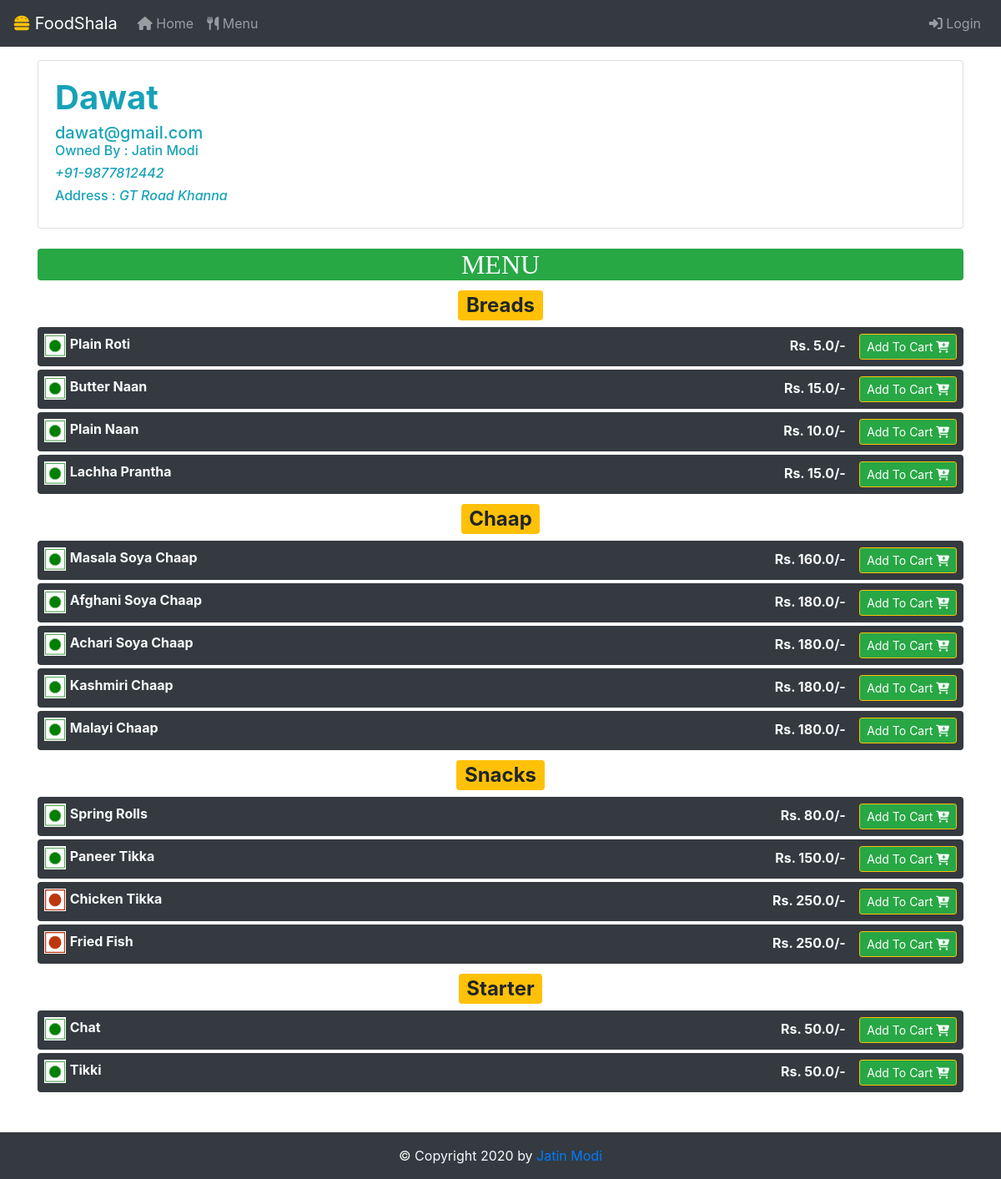
The page /restaurant/1 on the database its author committed.
### app.py (models this page shows)
class Restaurants(db.Model):
	__tablename__ = 'restaurants'
	id = db.Column(db.Integer,primary_key=True)
	name = db.Column(db.String)
	ownerFirstName = db.Column(db.String)
	ownerLastName = db.Column(db.String)
	email = db.Column(db.String)
	address = db.Column(db.String)
	password = db.Column(db.String)
	mobile = db.Column(db.String)

class Items(db.Model):
	__tablename__ = 'items'
	restaurantId = db.Column(db.Integer,ForeignKey('restaurants.id'))
	restaurantName = db.Column(db.String)
	id = db.Column(db.Integer,primary_key=True)
	dishtype = db.Column(db.String)
	name = db.Column(db.String)
	price = db.Column(db.Float)
	veg = db.Column(db.Boolean)

### app.py (the view)
@app.route("/restaurant/<id>")
def restaurantMenu(id):
	items = Items.query.filter_by(restaurantId=id).order_by(Items.dishtype).all()
	restaurant = Restaurants.query.filter_by(id=id).first()
	return render_template("restaurantMenu.html",user=checkSession(),items=items,restaurant=restaurant)

### app.py (called while the page is built)
def checkSession():
	if 'email' in session:
		return True
	return False

### templates/restaurantMenu.html (shortened to what this page needs)
{% include "header.html" %}
<div class="container mt-3" style="min-height: 100vh;position: relative;">
		<div class="card col-12 p-0 m-0">
  			<div class="card-body text-info">
    			<h1 class="card-title font-weight-bold text-capitalize">{{restaurant.name}}</h1>
    			<h5 class="card-subtitle">{{restaurant.email}}</h5>
    			<h6>Owned By : {{restaurant.ownerFirstName}} {{restaurant.ownerLastName}}</h6>
    			<h6><i>+91-{{restaurant.mobile}}</i></h6>
    			<h6>Address : <i>{{restaurant.address}}</i></h6>
  			</div>
	</div>
	<h2 class="text-center bg-success text-light mt-4 rounded" style="font-family: Times New Roman">MENU</h2>
	{% for x in items %}
		{% if loop.changed(x.dishtype) %}
			<h2 class=" text-center text-dark text-capitalize my-2"><span class="badge badge-warning"> {{x.dishtype}} </span></h2>
		{% endif %}
	<div class="rounded mt-1 d-flex justify-content-between p-2 bg-dark text-light">
		<div>
			{% if x.veg %}
				<img style="width:2.6ch;padding: 1px;background-color: white" src="{{ url_for('static',filename='images/vegg.png') }}">
			{% endif %}
			{% if not x.veg %}
				<img style="width:2.6ch;padding: 1px;background-color: white" src="{{ url_for('static',filename='images/nonVeg.png') }}">
			{% endif %}
			<span class="text-capitalize"><b>{{ x.name }}</b></span>
		</div>
		<div>
			<b>Rs. {{x.price}}/- </b>&ensp;
			<button title="Add to Cart" class="btn btn-sm border-warning btn-success" onclick="addToCartHandle({{ x.id }}, {{ x.restaurantId }})">Add To Cart <i class="fas fa-cart-plus"></i></button>
		</div>
	</div>
	{% endfor %}
</div>
{% include "footer.html" %}

### rows shown on the page
Restaurants: name "Dawat", email "dawat@gmail.com", ownerFirstName "Jatin", ownerLastName "Modi", mobile "9877812442", address "GT Road Khanna"
Items: dishtype "Breads", veg True (drawn), name "Plain Roti", price "5.0"
Items: veg True (drawn), name "Butter Naan", price "15.0"
Items: veg True (drawn), name "Plain Naan", price "10.0"
Items: veg True (drawn), name "Lachha Prantha", price "15.0"
Items: dishtype "Chaap", veg True (drawn), name "Masala Soya Chaap", price "160.0"
Items: veg True (drawn), name "Afghani Soya Chaap", price "180.0"
Items: veg True (drawn), name "Achari Soya Chaap", price "180.0"
Items: veg True (drawn), name "Kashmiri Chaap", price "180.0"
Items: veg True (drawn), name "Malayi Chaap", price "180.0"
Items: dishtype "Snacks", veg True (drawn), name "Spring Rolls", price "80.0"
Items: veg True (drawn), name "Paneer Tikka", price "150.0"
Items: veg False (drawn), name "Chicken Tikka", price "250.0"
Items: veg False (drawn), name "Fried Fish", price "250.0"
Items: dishtype "Starter", veg True (drawn), name "Chat", price "50.0"
Items: veg True (drawn), name "Tikki", price "50.0"
